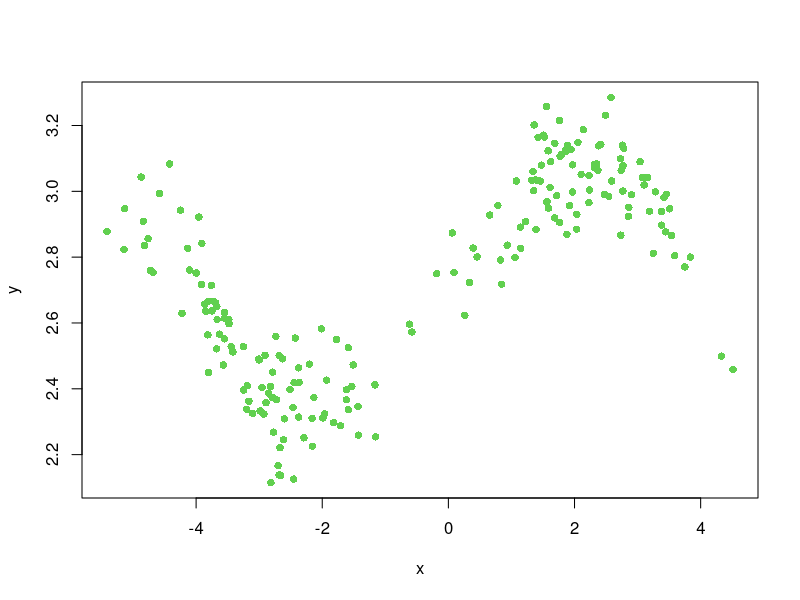
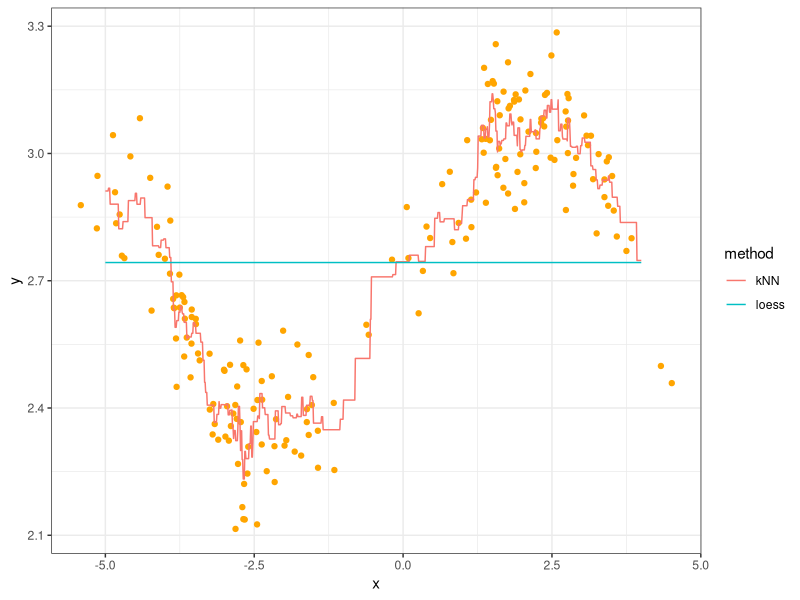

Generate these figures, in order, with R:
#EXCERCISE 1

library(tidyverse)
library(knitr)

set.seed(87)
dat <- tibble(x = c(rnorm(100), rnorm(100)+5)-3,
              y = sin(x^2/5)/x + rnorm(200)/10 + exp(1))
kable(head(dat))

#Scatter Plot of the dat

plot(dat,pch=16,col=3)


#Eyeball the above scatterplot of the data. What would you say is a reasonable estimate of the mean of Y at X=0? Why?
#The reasonable estimate of the mean of Y at X=0, is 2.75

#Estimate using loess and kNN (you choose the hyperparameters)

dat$d <- abs(dat$x-0)
dat$d
dat2 <-arrange(dat,d)
dat2
dat2_new <-  dat2[1:5,]
dat2_new

y_predict <- mean(dat2_new$y)
y_predict


dat_loess <-filter(dat2,d<1)
mean(dat_loess$y)

dat_loess <-filter(dat2,d<0.01)
mean(dat_loess$y)


#EXCERCISE 2

library(tidyverse)
xgrid <- seq(-5, 4, length.out=1000)
kNN_estimates <- map_dbl(xgrid, function(x){
  dat$d <- abs(dat$x-x)
  dat2 <-arrange(dat, d)
  dat2_new <-  dat2[1:5,]
  mean(dat2_new$y)
})
loess_estimates <- map_dbl(xgrid, function(x){
  ## YOUR CODE HERE FOR LOESS
  ## Note: The variable "x" here is a single value along the grid.
  ## Hint1: Extend your code for loess from the previous exercise.
  ## Hint2: Say you store the prediction in the variable "yhat".
  ##         Then in a new line of code, write: return(yhat)
  dat$d <- abs(dat$x-x)
  dat2 <-arrange(dat, d)
  dat_loess <-filter(dat2,d<100)
  mean(dat_loess$y)
})
est <- tibble(x=xgrid, kNN=kNN_estimates, loess=loess_estimates) %>% 
  gather(key="method", value="estimate", kNN, loess)
ggplot() +
  geom_point(data=dat, mapping=aes(x,y), colour="orange") +
  geom_line(data=est, 
            mapping=aes(x,estimate, group=method, colour=method)) +
  theme_bw()
